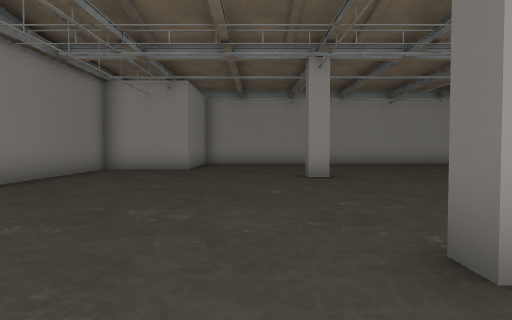
View 1 (above)

23 first-person views from a walk through a scene from a Unity 3-D project. The camera is 1.4 m above the floor, tilts 2° down and sees 70° across. The floor is counted in squares, 2 m on a side. Each view is taken from the middle of a square. On the plan, view 1 faces up. The plan holds only what a view shows up to about 11 squares ahead; the rest is blank. The place goes on beyond the plan. Door leaves are left out, so doorways stand open. Some surface patterns are stand-ins.

View 2
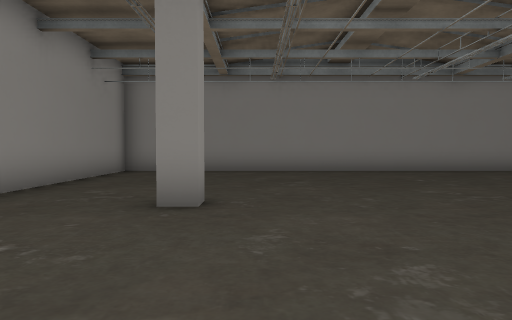

View 3
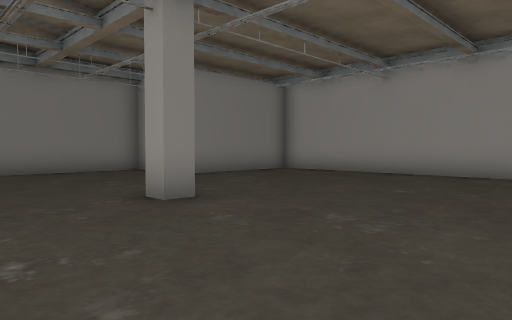

View 4
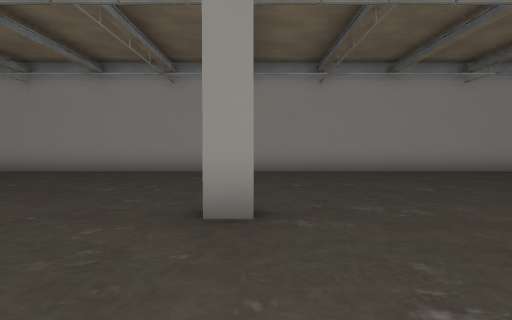

View 5
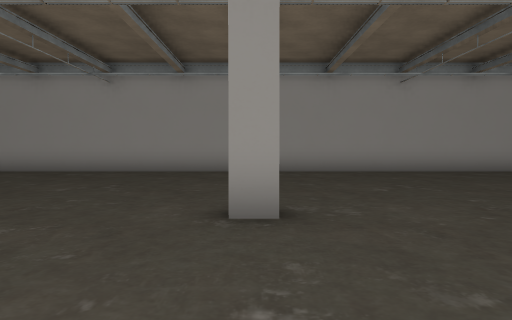

View 6
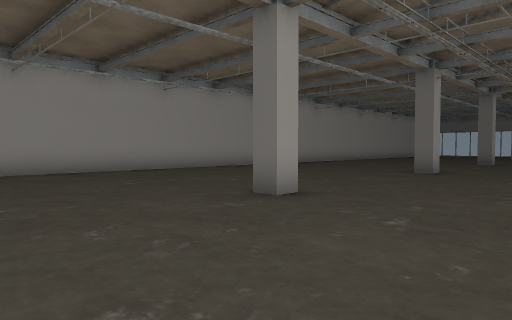

View 7
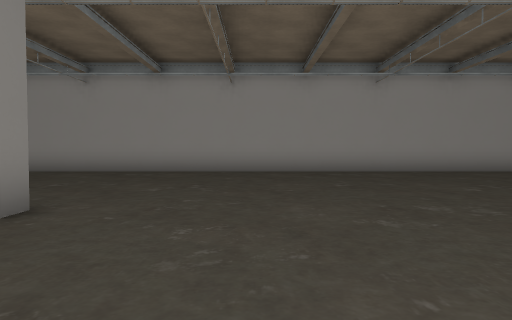

View 8
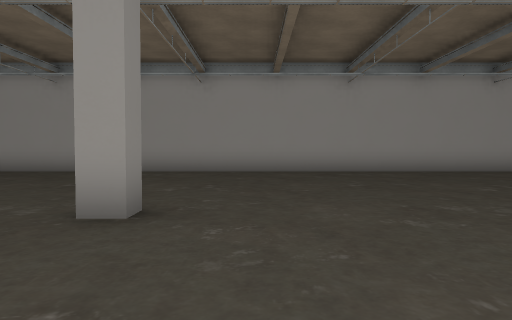

View 9
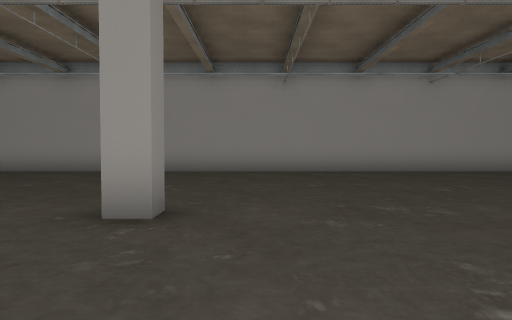

View 10
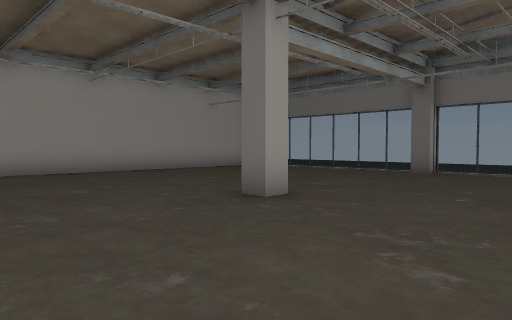

View 11
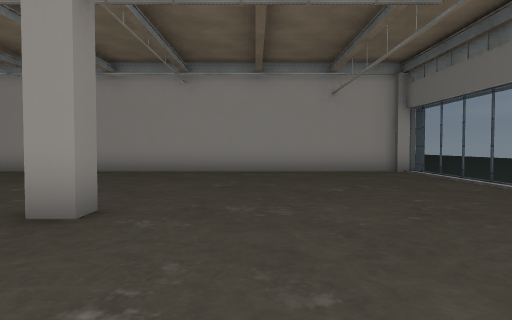

View 12
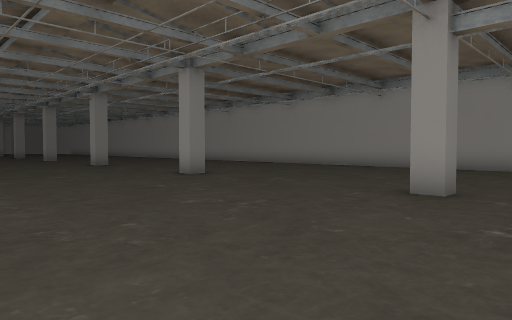

View 13
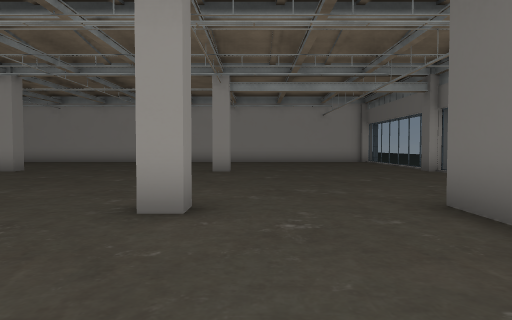

View 14
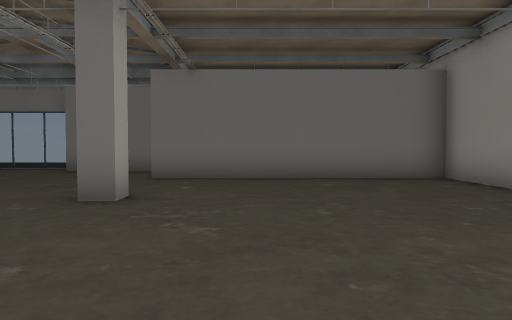

View 15
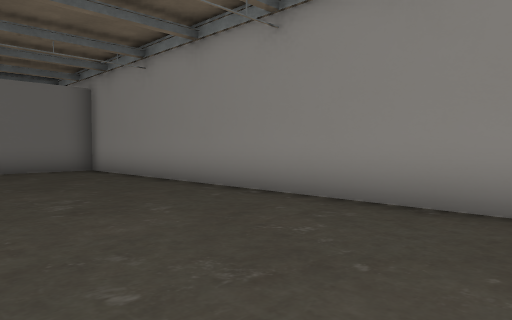

View 16
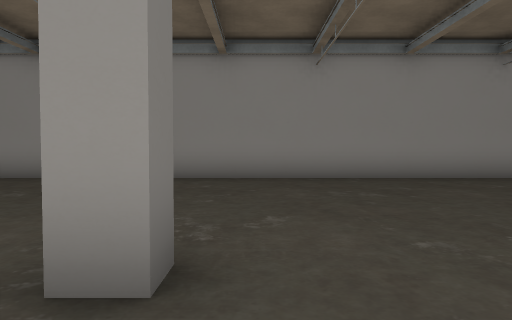

View 17
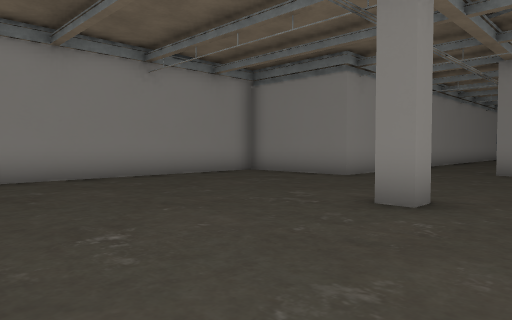

View 18
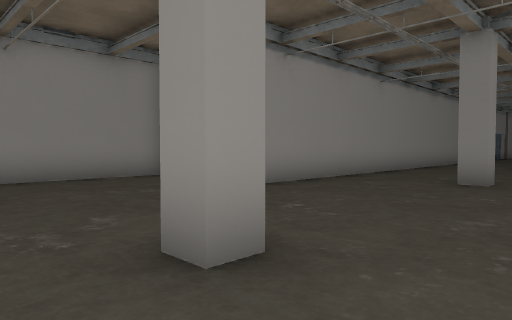

View 19
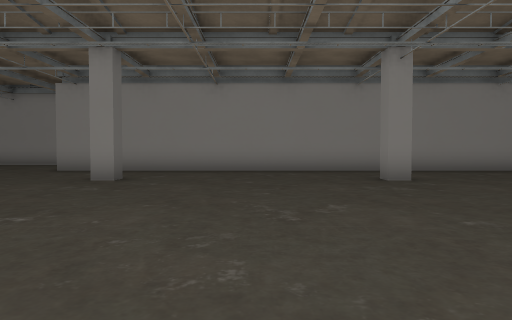

View 20
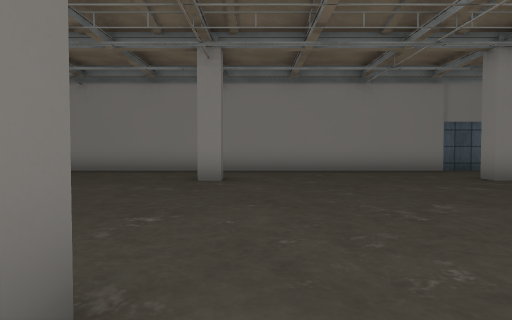

View 21
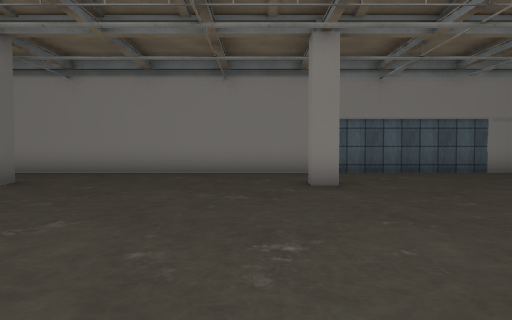

View 22
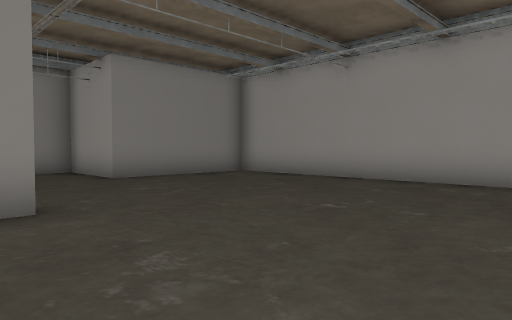

View 23
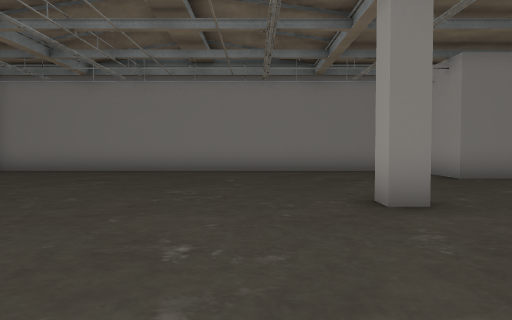

### Floor plan
Points are (right, up) in squares from view 1. A wall is a line through its corners. A room is listed if a view was taken in it or the views show most of it. See-through windows are left out.
Room 1 (views 1, 2, 3, 4, 5, 6, 7, 8, 9, 10, 11, 12, 13, 14, 15, 16, 17, 18, 19, 20, 21, 22, 23)
walls: (20.5, 9.1) (20.5, 8.6) (20, 8.6) (20, 9.1); (20, 1.8) (20, 2.3) (20.5, 2.3) (20.5, 1.8); (26.7, 9.1) (26.7, 8.6) (26.2, 8.6) (26.2, 9.1); (26.1, 2.3) (26.7, 2.3) (26.7, 1.8); (14.2, 8.6) (13.7, 8.6) (13.7, 9); (13.7, 1.8) (13.7, 2.3) (14.2, 2.3) (14.2, 1.8); (23.1, -4.3) (42.3, -4.3) (42.3, 2.5); (33, 9.1) (33, 8.6) (32.4, 8.6); (32.5, 1.8) (32.5, 2.3) (33, 2.3); (8, 8.6) (7.4, 8.6); (7.4, 2.3) (8, 2.3) (8, 1.8); (7.4, -0.9) (22.9, -0.9) (22.9, -3.5); (39.2, 9.1) (39.2, 8.6) (38.7, 8.6) (38.7, 9.1); (39.2, 2.4) (39.2, 1.8) (38.7, 1.8) (38.7, 2.4); (1.7, 9.1) (1.7, 8.6) (1.2, 8.6) (1.2, 9); (1.2, 1.8) (1.2, 2.3) (1.7, 2.3) (1.7, 1.8); (1.9, -1) (6.8, -1); (44.6, 3) (44.6, 5.6); (45.3, 7.5) (45.3, 8.6); (45.6, 8.6) (45, 8.6) (45, 9.1); (45.3, 11.6) (45.3, 14.6); (45, 15.5) (-2.1, 15.5) (-2.1, 11.6) (-4.8, 11.6) (-4.8, -0.9) (0.5, -0.9); (45.6, 15.3) (45, 15.3)
ways out: open door at (-5, 9.5); open door at (23.5, -5)

Positions as (right, up) in squares from view 1, and headings:
1: (0, 0), facing up
2: (6, 3), facing left
3: (6, 6), facing up-left
4: (8, 5), facing up
5: (14, 5), facing up
6: (16, 5), facing up-right
7: (23, 5), facing up
8: (28, 5), facing up
9: (34, 5), facing up
10: (35, 5), facing up-right
11: (41, 5), facing up
12: (41, 3), facing up-left
13: (40, -2), facing up
14: (34, 0), facing right
15: (31, 0), facing down-right
16: (32, 4), facing down
17: (31, 4), facing down-left
18: (28, 4), facing down-left
19: (17, 10), facing down
20: (13, 10), facing down
21: (9, 9), facing down
22: (6, 8), facing up-left
23: (6, 7), facing left
